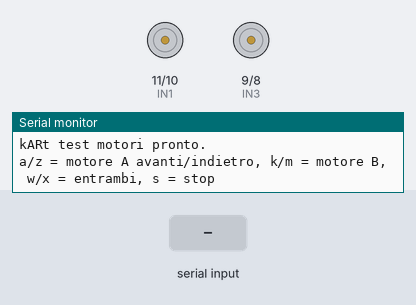
The sketch below on a simulated Arduino Uno, built with avr-gcc and run on an emulated ATmega328P. On the bench: motor-driver pin pairs drawn as motors (green arrow = first pin HIGH = forward, orange = second pin HIGH = backward, longer = more drive, scaled by the enable pin), the last lines printed to the serial monitor. The test bench sets the inputs (shaded band).

Above: at 1.2 s.
1.3 s: "a\n" received over Serial
At 2.1 s:
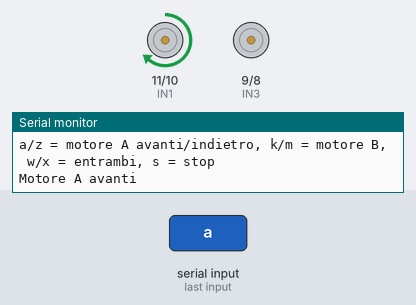
3.8 s: byte 122 ('z') received over Serial
At 4.2 s:
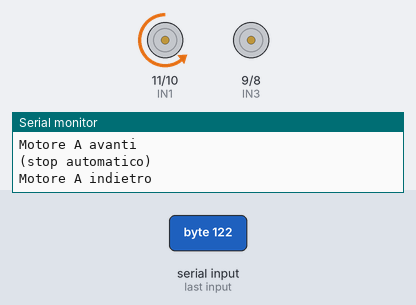
6.3 s: byte 107 ('k') received over Serial
At 7.1 s:
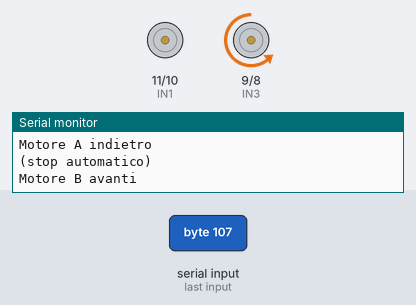
8.8 s: byte 109 ('m') received over Serial
At 9.2 s:
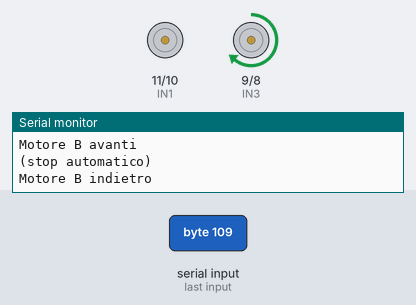
11.3 s: byte 119 ('w') received over Serial
At 12.1 s:
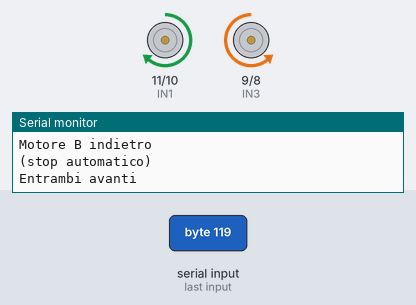
13.8 s: byte 120 ('x') received over Serial
At 14.2 s:
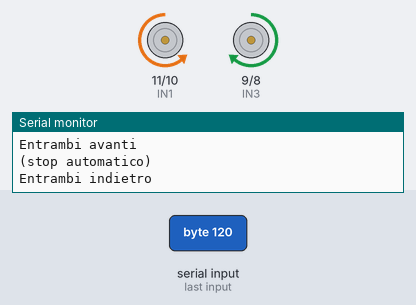
Timing chart, 0 to 16.8 s (numbered marks = the images above; inputs shaded):
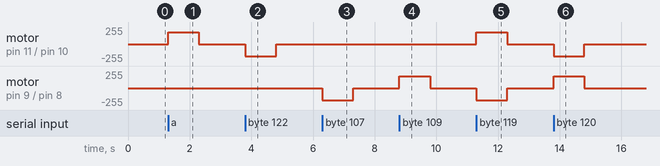

The sketch:

test_motori.ino
```cpp
// kARt — Test motori (L298N)
// Apri il Monitor Seriale a 115200 baud e scrivi un comando + Invio:
//   a = motore A (destro) avanti     z = motore A indietro
//   k = motore B (sinistro) avanti   m = motore B indietro
//   w = tutti e due avanti  x = tutti e due indietro
//   s = stop
// Per sicurezza ogni comando dura 1 secondo, poi i motori si fermano da soli.

const int ENA = 6;   // PWM motore A = DESTRO (OUT1/OUT2)
const int IN1 = 11;
const int IN2 = 10;
const int ENB = 5;   // PWM motore B = SINISTRO (OUT3/OUT4)
const int IN3 = 9;
const int IN4 = 8;

const int VELOCITA = 180;            // 0-255
const unsigned long DURATA_MS = 1000;

// I motori sono montati a specchio: se un motore gira al contrario, metti true
const bool INVERTI_A = false;
const bool INVERTI_B = true;    // motore B (sinistro) montato a specchio

unsigned long inizioComando = 0;
bool inMovimento = false;

// dir: +1 avanti, -1 indietro, 0 fermo
void motoreA(int dir) {
  if (INVERTI_A) dir = -dir;
  digitalWrite(IN1, dir > 0);
  digitalWrite(IN2, dir < 0);
  analogWrite(ENA, dir == 0 ? 0 : VELOCITA);
}

void motoreB(int dir) {
  if (INVERTI_B) dir = -dir;
  digitalWrite(IN3, dir > 0);
  digitalWrite(IN4, dir < 0);
  analogWrite(ENB, dir == 0 ? 0 : VELOCITA);
}

void stop() {
  motoreA(0);
  motoreB(0);
  inMovimento = false;
}

void setup() {
  pinMode(ENA, OUTPUT); pinMode(IN1, OUTPUT); pinMode(IN2, OUTPUT);
  pinMode(ENB, OUTPUT); pinMode(IN3, OUTPUT); pinMode(IN4, OUTPUT);
  stop();
  Serial.begin(115200);
  Serial.println(F("kARt test motori pronto."));
  Serial.println(F("a/z = motore A avanti/indietro, k/m = motore B, w/x = entrambi, s = stop"));
}

void loop() {
  if (Serial.available()) {
    char c = Serial.read();
    if (c == '\n' || c == '\r') return;
    switch (c) {
      case 'a': motoreA(+1); Serial.println(F("Motore A avanti")); break;
      case 'z': motoreA(-1); Serial.println(F("Motore A indietro")); break;
      case 'k': motoreB(+1); Serial.println(F("Motore B avanti")); break;
      case 'm': motoreB(-1); Serial.println(F("Motore B indietro")); break;
      case 'w': motoreA(+1); motoreB(+1); Serial.println(F("Entrambi avanti")); break;
      case 'x': motoreA(-1); motoreB(-1); Serial.println(F("Entrambi indietro")); break;
      case 's': stop(); Serial.println(F("Stop")); return;
      default:  Serial.println(F("Comando sconosciuto")); return;
    }
    inMovimento = true;
    inizioComando = millis();
  }

  if (inMovimento && millis() - inizioComando > DURATA_MS) {
    stop();
    Serial.println(F("(stop automatico)"));
  }
}
```

Measured:
- after the input at 1.3 s, motor on pin 11 (IN1) / pin 10 (IN2): stopped → forward 180/255 at once, → stopped 1.0 s later
- after the input at 3.8 s, motor on pin 11 (IN1) / pin 10 (IN2): stopped → backward 180/255 at once, → stopped 1.0 s later
- after the input at 6.3 s, motor on pin 9 (IN3) / pin 8 (IN4): stopped → backward 180/255 at once, → stopped 1.0 s later
- after the input at 8.8 s, motor on pin 9 (IN3) / pin 8 (IN4): stopped → forward 180/255 at once, → stopped 1.0 s later
- after the input at 11.3 s, motor on pin 11 (IN1) / pin 10 (IN2): stopped → forward 180/255 at once, → stopped 1.0 s later; motor on pin 9 (IN3) / pin 8 (IN4): stopped → backward 180/255 at once, → stopped 1.0 s later
- after the input at 13.8 s, motor on pin 11 (IN1) / pin 10 (IN2): stopped → backward 180/255 at once, → stopped 1.0 s later; motor on pin 9 (IN3) / pin 8 (IN4): stopped → forward 180/255 at once, → stopped 1.0 s later
